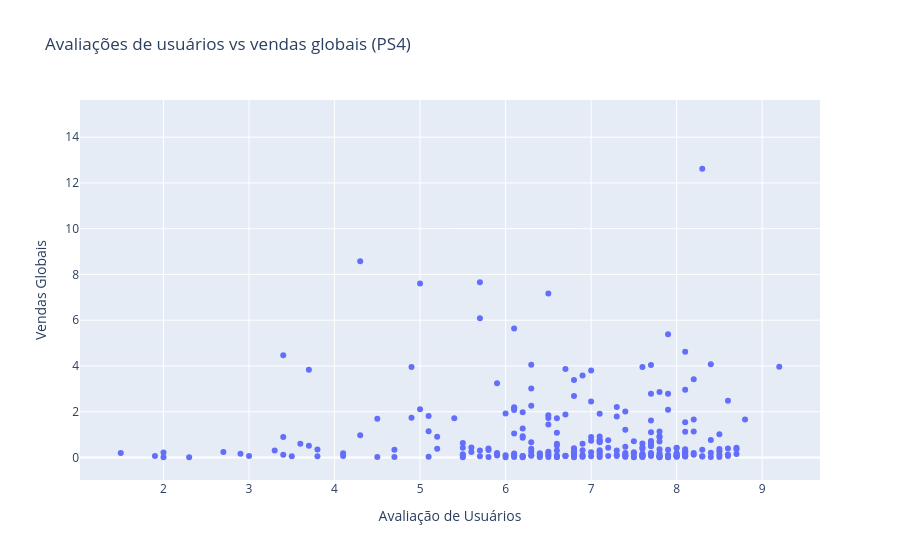

Notebook cell for this chart:
### Code cell
fig = px.scatter(
    df_ps4,
    x='user_score',
    y='total_sales',
    title='Avaliações de usuários vs vendas globais (PS4)',
    labels={'user_score': 'Avaliação de Usuários', 'total_sales': 'Vendas Globais'}
)
fig.show()

corr_user = df_ps4['user_score'].corr(df_ps4['total_sales'])
print("Correlação usuários-vendas (PS4):", corr_user)

corr_critic = df_ps4['critic_score'].corr(df_ps4['total_sales'])
print("Correlação críticos-vendas (PS4):", corr_critic)

### Figure 1 — Plotly figure (JSON) as saved in the notebook; plotly's stock layout.template omitted (floating-point values rounded to 4 significant figures; data arrays with more than 128 entries replaced by an {"elided": "..."} marker saying what was removed)
{"data": [{"hovertemplate": "Avaliação de Usuários=%{x}<br>Vendas Globais=%{y}<extra></extra>", "legendgroup": "", "marker": {"color": "#636efa", "symbol": "circle"}, "mode": "markers", "name": "", "orientation": "v", "showlegend": false, "type": "scatter", "x": {"elided": "392 float values"}, "xaxis": "x", "y": {"elided": "392 float values"}, "yaxis": "y"}], "layout": {"legend": {"tracegroupgap": 0}, "title": {"text": "Avaliações de usuários vs vendas globais (PS4)"}, "xaxis": {"anchor": "y", "domain": [0, 1], "title": {"text": "Avaliação de Usuários"}}, "yaxis": {"anchor": "x", "domain": [0, 1], "title": {"text": "Vendas Globais"}}}}
